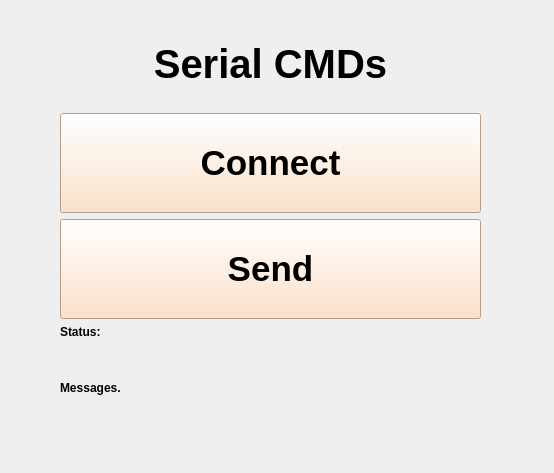
<?xml version="1.0" encoding="UTF-8"?>
<ui version="4.0">
 <class>Form</class>
 <widget class="QWidget" name="Form">
  <property name="geometry">
   <rect>
    <x>0</x>
    <y>0</y>
    <width>554</width>
    <height>473</height>
   </rect>
  </property>
  <property name="sizePolicy">
   <sizepolicy hsizetype="Fixed" vsizetype="Fixed">
    <horstretch>0</horstretch>
    <verstretch>0</verstretch>
   </sizepolicy>
  </property>
  <property name="windowTitle">
   <string>Form</string>
  </property>
  <property name="styleSheet">
   <string notr="true">QPushButton{
	background-color:rgb(255, 218, 187)
}</string>
  </property>
  <widget class="QWidget" name="layoutWidget">
   <property name="geometry">
    <rect>
     <x>60</x>
     <y>20</y>
     <width>421</width>
     <height>411</height>
    </rect>
   </property>
   <layout class="QVBoxLayout" name="verticalLayout_2">
    <item>
     <widget class="QLabel" name="label">
      <property name="maximumSize">
       <size>
        <width>16777000</width>
        <height>16777000</height>
       </size>
      </property>
      <property name="font">
       <font>
        <pointsize>30</pointsize>
        <bold>true</bold>
       </font>
      </property>
      <property name="text">
       <string>Serial CMDs</string>
      </property>
      <property name="alignment">
       <set>Qt::AlignCenter</set>
      </property>
     </widget>
    </item>
    <item>
     <widget class="QPushButton" name="pushButton_2">
      <property name="minimumSize">
       <size>
        <width>200</width>
        <height>100</height>
       </size>
      </property>
      <property name="font">
       <font>
        <pointsize>26</pointsize>
        <bold>true</bold>
       </font>
      </property>
      <property name="styleSheet">
       <string notr="true">QPushButton{
	background-color:rgb(255, 218, 187)
}</string>
      </property>
      <property name="text">
       <string>Connect</string>
      </property>
     </widget>
    </item>
    <item>
     <widget class="QPushButton" name="pushButton">
      <property name="minimumSize">
       <size>
        <width>0</width>
        <height>100</height>
       </size>
      </property>
      <property name="font">
       <font>
        <pointsize>26</pointsize>
        <bold>true</bold>
       </font>
      </property>
      <property name="text">
       <string>Send</string>
      </property>
     </widget>
    </item>
    <item>
     <widget class="QLabel" name="label_3">
      <property name="sizePolicy">
       <sizepolicy hsizetype="Preferred" vsizetype="Fixed">
        <horstretch>0</horstretch>
        <verstretch>0</verstretch>
       </sizepolicy>
      </property>
      <property name="font">
       <font>
        <bold>true</bold>
       </font>
      </property>
      <property name="text">
       <string>Status:</string>
      </property>
     </widget>
    </item>
    <item>
     <widget class="QLabel" name="label_2">
      <property name="font">
       <font>
        <bold>true</bold>
       </font>
      </property>
      <property name="text">
       <string>Messages.</string>
      </property>
     </widget>
    </item>
   </layout>
  </widget>
 </widget>
 <resources/>
 <connections/>
</ui>
